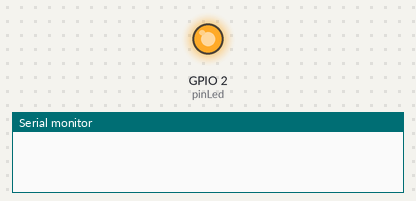
Simulated run of this sketch. Board: ESP8266 (NodeMCU). Parts: output pins drawn as LEDs (lit = HIGH), the last lines printed to the serial monitor. WiFi joins after 1.5 s; servers stay silent unless stated.

Above: at 0.3 s.
At 1.6 s:
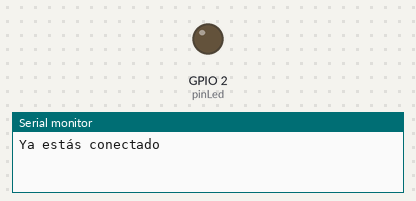
Timing chart, 0 to 3.1 s (numbered marks = the images above):
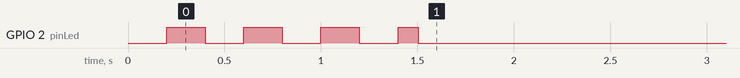

The sketch:

SMART_LIGHT_WiFiManager_led.ino
```cpp
#include <ESP8266WiFi.h>
#include <DNSServer.h>
#include <ESP8266WebServer.h >
#include <WiFiManager.h>
#include <Ticker.h>

// Instancia a la clase Ticker
Ticker ticker;

// Pin LED azul
byte pinLed = LED_BUILTIN;

void parpadeoLed(){
  // Cambiar de estado el LED
  byte estado = digitalRead(pinLed);
  digitalWrite(pinLed, !estado);
}

void setup()
{
  Serial.begin(115200);

  // Modo del pin
  pinMode(pinLed, OUTPUT);

  // Empezamos el temporizador que hará parpadear el LED
  ticker.attach(0.2, parpadeoLed);

  // Creamos una instancia de la clase WiFiManager
  WiFiManager wifiManager;

  // Descomentar para resetear configuración
  //wifiManager.resetSettings();

  // Cremos AP y portal cautivo y comprobamos si
  // se establece la conexión
  if(!wifiManager.autoConnect("SmartLight")){
    Serial.println("Fallo en la conexión (timeout)");
    ESP.reset();
    delay(1000);
  }

  Serial.println("Ya estás conectado");

  // Eliminamos el temporizador
  ticker.detach();

  // Apagamos el LED
  digitalWrite(pinLed, LOW);
}

void loop() {}
```
